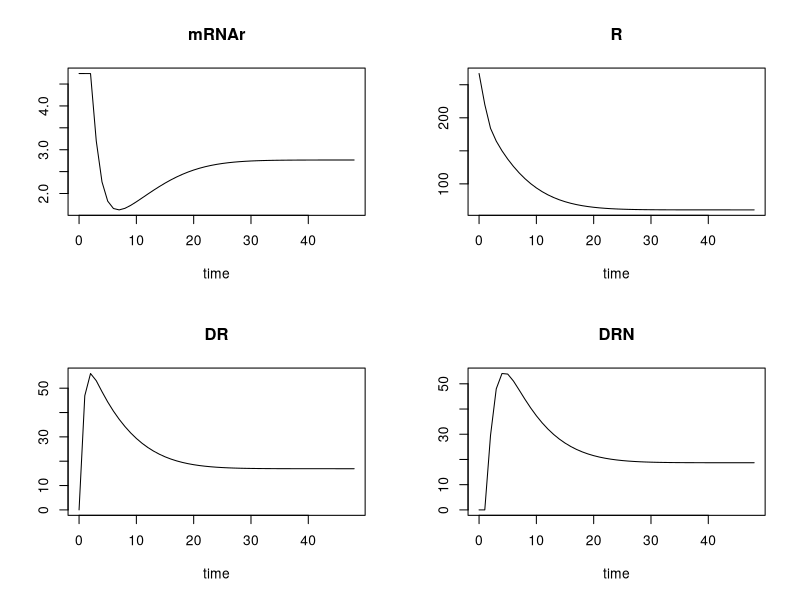

Reproduce this figure in R.
## ---- chunk 1
knitr::opts_chunk$set(echo = TRUE)
## ---- chunk 2
library(deSolve)
## ---- chunk 3
knitr::opts_chunk$set(echo = TRUE)
## ---- chunk 4
library(deSolve)
## ---- chunk 5

parameters <- c(ks_Rm = 2.90, IC50_Rm = 26.2, kd_Rm = 0.612, ks_r = 3.22, Rf = 0.49, kre = 0.57, kon = 0.00329, kd_R = 0.0572, kT = 0.63, D = 20)

formula_1 <- function(t,y,parms){
  with(as.list(c(y,parms)),{
    
          
         D <- D * 1000 * (1 / 374.471)
         dmRNAr <- ks_Rm * (1 - DRN/(IC50_Rm+DRN)) - kd_Rm * mRNAr
         dR <- ks_r * mRNAr + Rf *kre *DRN - kon * D * R - kd_R * R
         dDR <- kon * D * R - kT *DR
         dDRN <- kT * DR - kre * DRN
         return(list(c(dmRNAr ,dR ,dDR, dDRN)))
       }
       )
}
state = c(mRNAr = 4.74, R = 267 ,DR = 0, DRN = 0)
times <- seq(0, 48,  by = 1)
out  <- ode(times = times, y = state, parms = parameters, func = formula_1, method = "euler")

plot(out)
